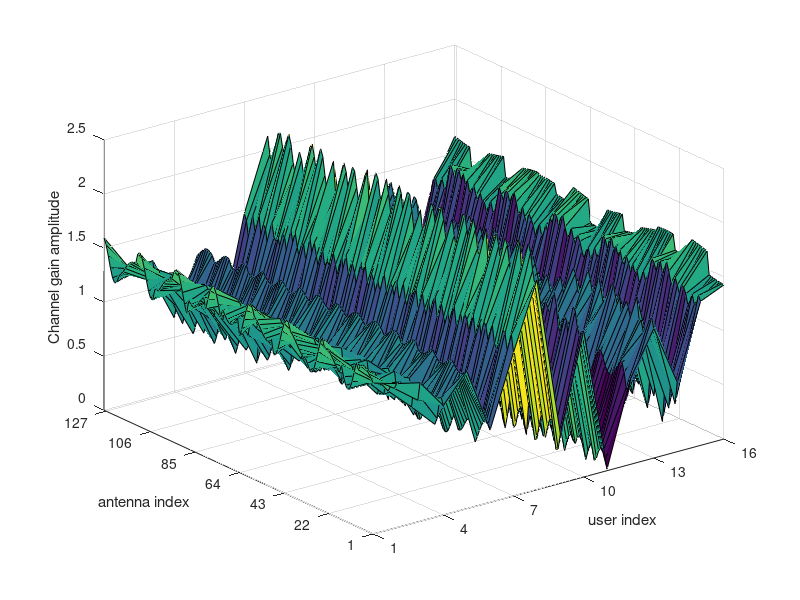
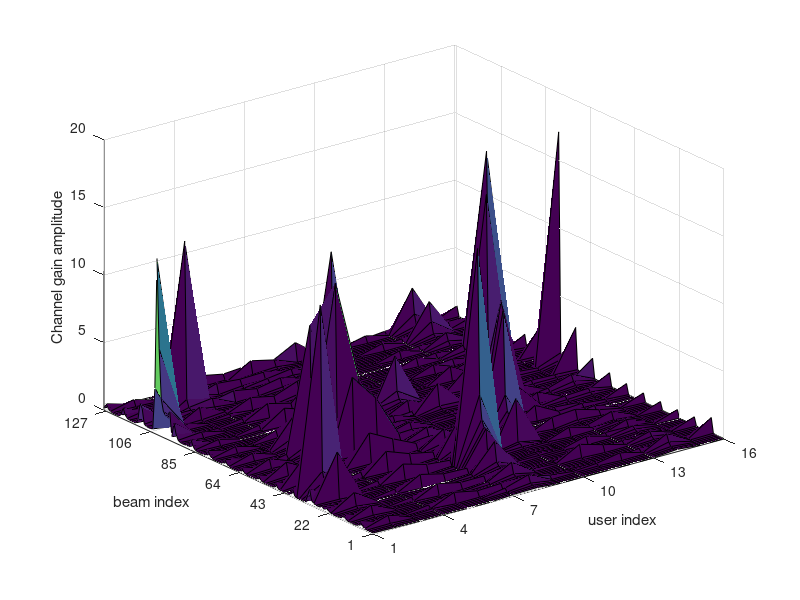
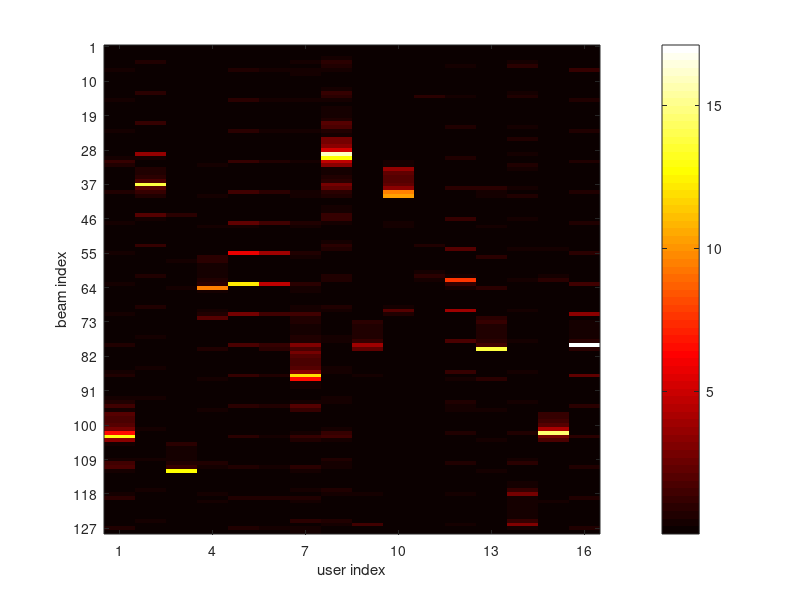
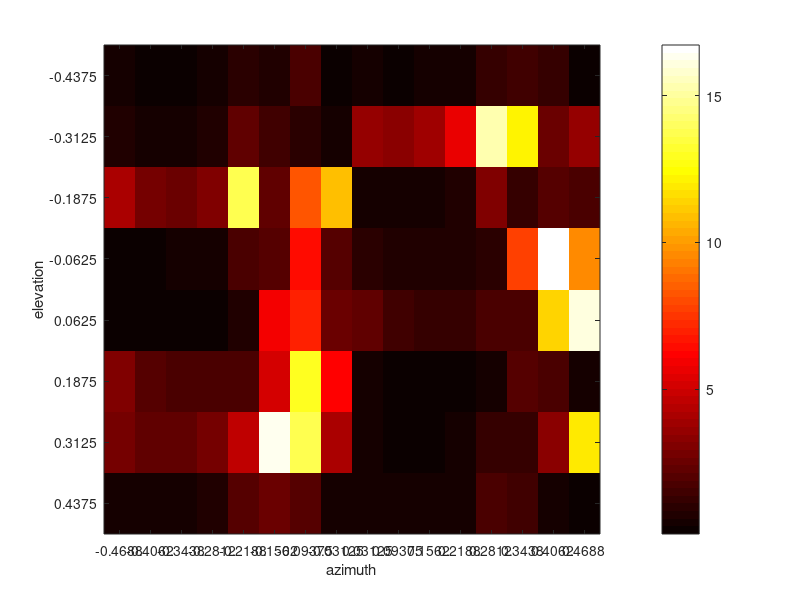

Reproduce these figures in MATLAB, in order.
%UPA_DLA_Beamspace
clear;close all;clc;

% parameters settings
Nx = 16;   % TX antenna nums
Ny = 8;    % TX antenna nums
K = 16;    % user nums
L = 2;     % NLOS path nums
%SNR = 30; % SNR in dB
var = [1, 0.01, 0.01]; % channel attenuation

N = Nx*Ny;
% original channel matrix
H = zeros(N, K);

% set Only LOS components
%L = 0;

for k=1:K
    % random distribution of channel parameters
    theta_a = rand(1, L+1)-0.5;      % azimuth cos(0-180)
    %theta_e = rand(1, L+1)-0.5;
    theta_e = rand(1, L+1)*(-1*0.5); % elevation cos(90-180)
    
    beta = sqrt(var/2).*(randn(1, L+1) +1i*randn(1, L+1));
    % array steering vector
    a_a = exp(-2*1i*pi*theta_a'*((0:Nx-1)-(Nx-1)/2))';
    a_e = exp(-2*1i*pi*theta_e'*((0:Ny-1)-(Ny-1)/2))';
    
    h_k = zeros(N, 1);
    for l=1:L+1
        a(:,l) = kron(a_a(:,l), a_e(:,l));
        h_k = h_k + kron(beta(:,l), a(:,l));
    end
    H(:, k) = h_k;

end

%disp(H);
%save('ori_H.mat', 'H')
figure(1);
[X, Y] = meshgrid(1:K, 1:N); % x and y in reverse
surf(X, Y, abs(H));
xlim([1,K]);
ylim([1,N]);
%axis auto;
set(gca, 'xtick', 1:3:K);
set(gca, 'ytick', 1:21:N);
xlabel('user index');
ylabel('antenna index');
zlabel('Channel gain amplitude');
%saveas(gcf,'ori_channel.eps', 'psc2');

% construct U matrix for beamspace
theta_b1 = ((1:Nx)-(Nx+1)/2)/Nx;
theta_b2 = ((1:Ny)-(Ny+1)/2)/Ny;
for n=1:Nx
    b_aa = exp(-2*1i*pi*theta_b1(n)*((0:Nx-1)-(Nx-1)/2))';
    U_a(:, n) = sqrt(1/Nx)*b_aa;
end

for n=1:Ny
    b_ae = exp(-2*1i*pi*theta_b2(n)*((0:Ny-1)-(Ny-1)/2))';
    U_e(:, n) = sqrt(1/Ny)*b_ae;
end

% beamspace channel matrix
U = kron(U_a, U_e);
H_b = U*H;


figure(2);
surf(X, Y, abs(H_b));
xlim([1,K]);
ylim([1,N]);
%axis auto;
set(gca, 'xtick', 1:3:K);
set(gca, 'ytick', 1:21:N);
xlabel('user index');
ylabel('beam index');
zlabel('Channel gain amplitude');
%saveas(gcf,'beam_channel.eps', 'psc2');

figure(3);
colormap('hot');
imagesc(abs(H_b));
colorbar;
set(gca, 'xtick', 1:3:K);
set(gca, 'ytick', 1:9:N);
xlabel('user index');
ylabel('beam index');

% Nx*Ny matrix for a UPA
c_b = sum(H_b, 2);
C_b = reshape(c_b, Nx, Ny)';

figure(4);
colormap('hot');
imagesc(abs(C_b));
colorbar;
% xlim([-0.5, 0.5]);
% ylim([-0.5, 0.5]);
set(gca, 'xtick', 1:Nx);
set(gca, 'ytick', 1:Ny);
set(gca,'XTickLabel',theta_b1)
set(gca,'YTickLabel',theta_b2)
xlabel('azimuth');
ylabel('elevation');
%saveas(gcf,'beam_channel.eps', 'psc2');
